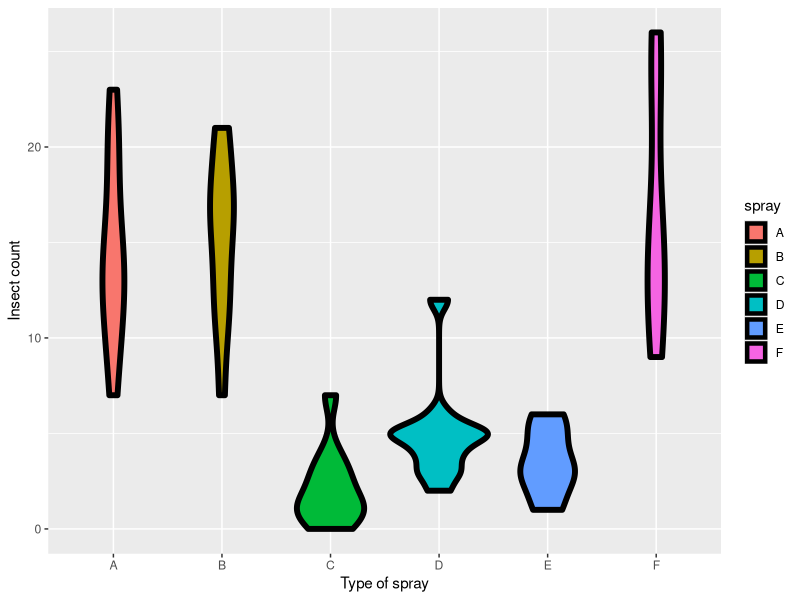

R code for this plot:
require(datasets)
require(stats)
require(ggplot2)
data("InsectSprays")

g <- ggplot(data = InsectSprays,aes(y=count,x=spray,fill=spray))
g <- g + geom_violin(colour="black",size=2)
g <- g + xlab("Type of spray") + ylab("Insect count")
g